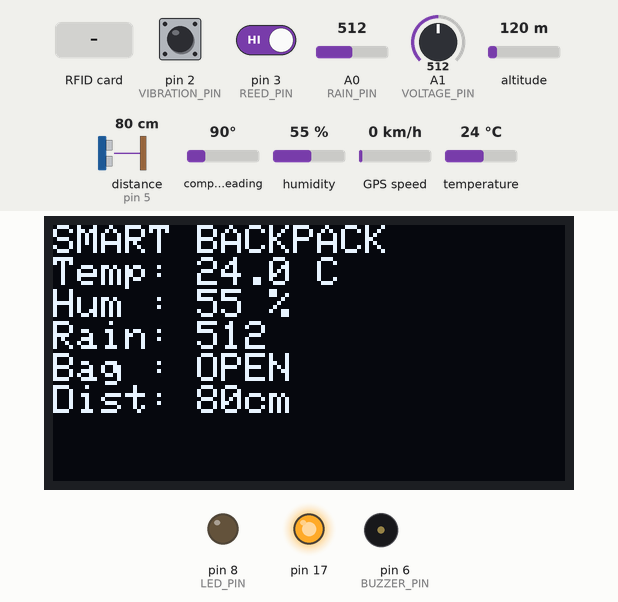
A sketch run on a simulated Arduino Leonardo, built with avr-gcc and run on an emulated ATmega32U4. Shown: 128×64 one-colour display, output pins drawn as LEDs (lit = HIGH), buzzer (waves = sounding, pin HIGH). Wiring (inferred from the names in the program): ultrasonic range finder: trigger pin 4; echo pin 5. The test bench sets the inputs (shaded band); at power-on: pin 3 (REED_PIN) HIGH, A0 (RAIN_PIN) = 512, distance to the obstacle (sensor on pin 5) 80 cm, humidity 55 %, pin 2 (VIBRATION_PIN) HIGH, A1 (VOLTAGE_PIN) = 512, altitude 120 m, compass heading 90°, GPS speed 0 km/h, temperature 24 °C. The echo pulse lasts 58.3 µs per cm; the GPS gets a fix after 3 s at 37.7749, -122.4194 with 8 satellites; pins used as bus, display or sensor lines are not drawn; what the sketch prints to the serial monitor is not drawn.

Above: at 3.3 s.
3.4 s: pin 3 (REED_PIN) driven LOW
At 5.0 s:
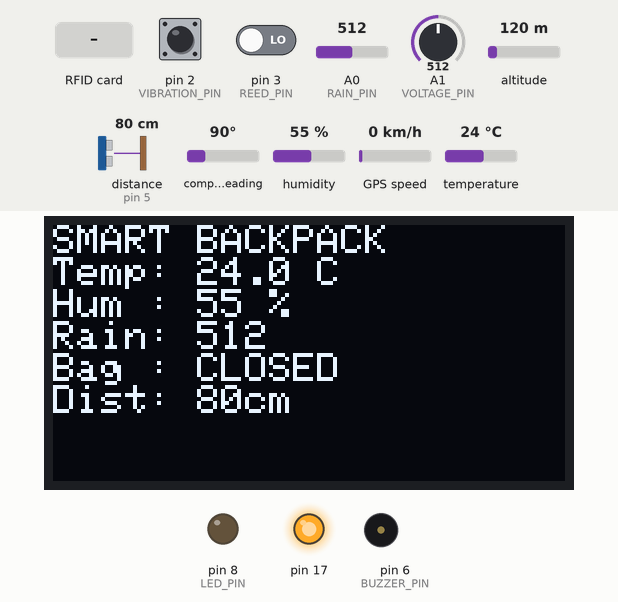
5.9 s: RFID card 5E 7A 19 C4 held to the reader
At 6.7 s:
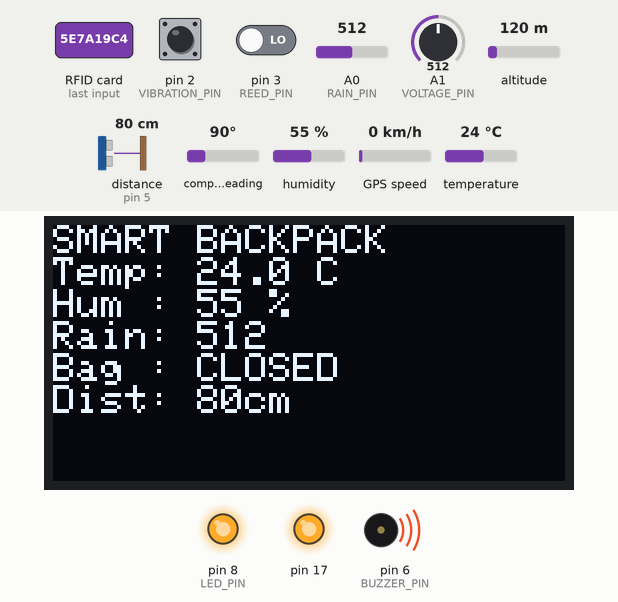
8.3 s: A0 (RAIN_PIN) set to 30
At 10.1 s:
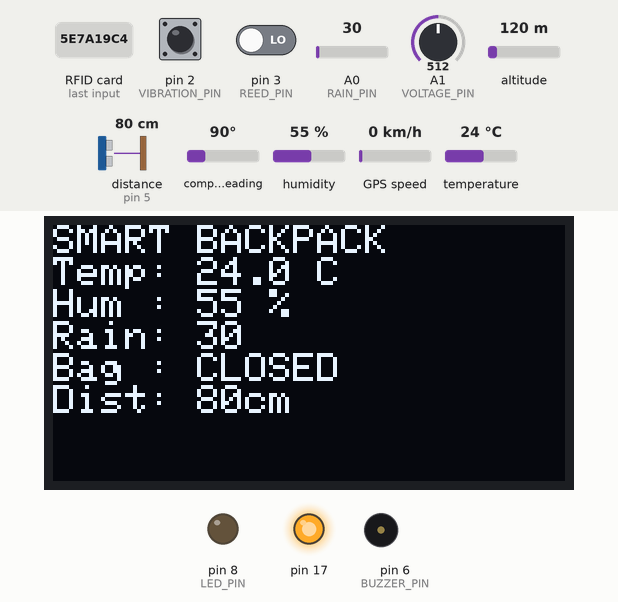
10.5 s: distance to the obstacle (sensor on pin 5) set to 2 cm
At 12.2 s:
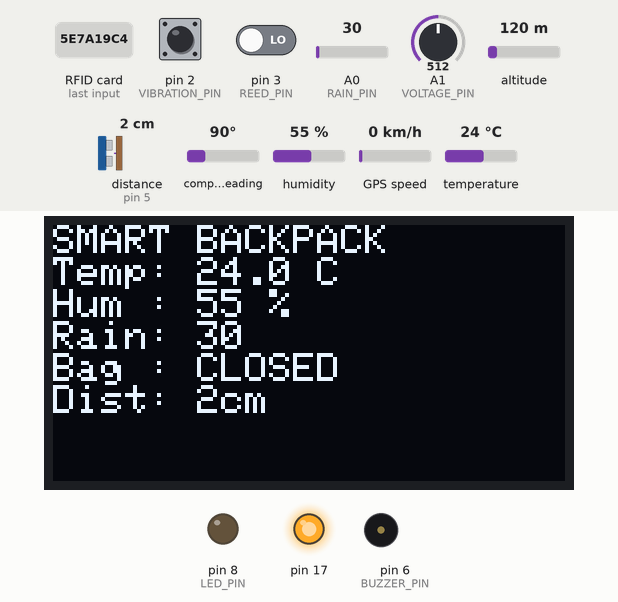
12.7 s: humidity set to 22 %
At 14.1 s:
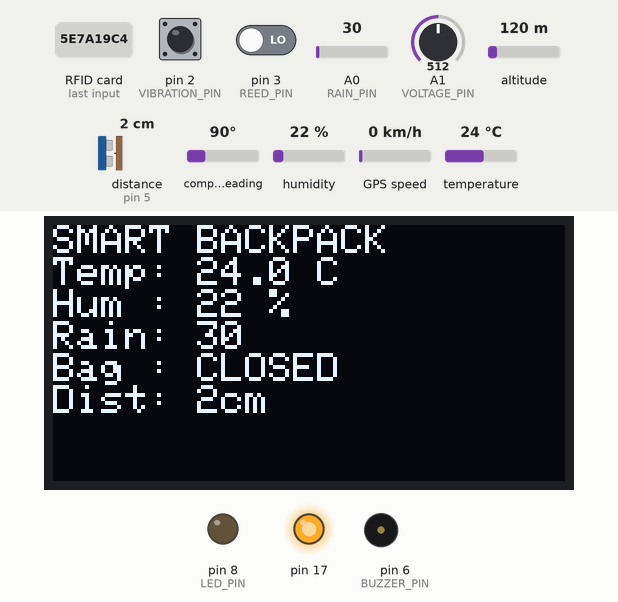
14.9 s: distance to the obstacle (sensor on pin 5) set to 35 cm
At 16.1 s:
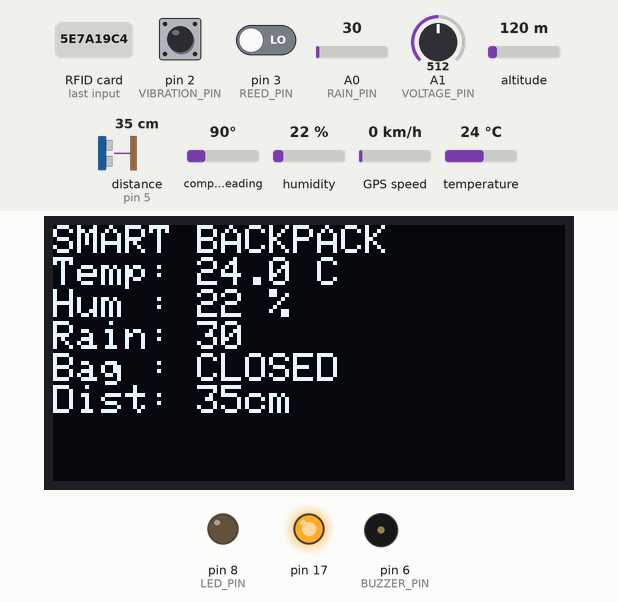
Timing chart, 0 to 17.9 s (numbered marks = the images above; inputs shaded):
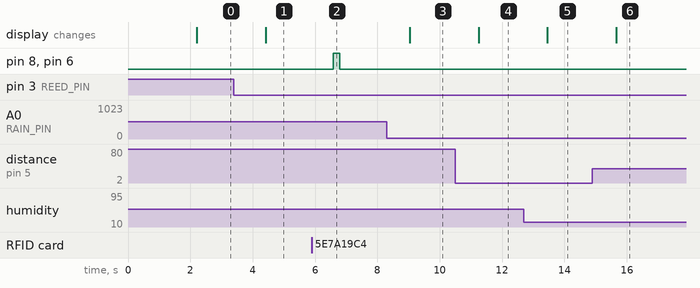

Measured:
- after the input at 3.4 s, the display: changes after 1.0 s (image 1)
- after the input at 5.9 s, pin 8 (LED_PIN), pin 6 (BUZZER_PIN): LOW → HIGH after 0.69 s, → LOW 0.20 s later
- after the input at 8.3 s, the display: changes after 0.74 s (image 3)
- after the input at 10.5 s, the display: changes after 0.75 s (image 4)
- after the input at 12.7 s, the display: changes after 0.76 s (image 5)
- after the input at 14.9 s, the display: changes after 0.76 s (image 6)

The sketch:

fullcode.ino
```cpp
#include <Wire.h>
#include <SPI.h>
#include <DHT.h>
#include <Adafruit_GFX.h>
#include <Adafruit_SSD1306.h>
#include <MFRC522.h>
#include <TinyGPSPlus.h>

// ---------- PINS ----------
#define VIBRATION_PIN 2
#define REED_PIN      3
#define TRIG_PIN      4
#define ECHO_PIN      5
#define BUZZER_PIN    6
#define DHT_PIN       7
#define LED_PIN       8

#define RFID_RST      9
#define RFID_SS       10

#define RAIN_PIN      A0
#define VOLTAGE_PIN   A1

// ---------- DHT ----------
#define DHTTYPE DHT22
DHT dht(DHT_PIN, DHTTYPE);

// ---------- OLED ----------
#define SCREEN_WIDTH 128
#define SCREEN_HEIGHT 64
Adafruit_SSD1306 display(SCREEN_WIDTH, SCREEN_HEIGHT, &Wire, -1);

// ---------- RFID ----------
MFRC522 rfid(RFID_SS, RFID_RST);

// ---------- GPS ----------
TinyGPSPlus gps;

// ---------- SETUP ----------
void setup() {

  Serial.begin(9600);
  Serial1.begin(9600);

  pinMode(VIBRATION_PIN, INPUT);
  pinMode(REED_PIN, INPUT_PULLUP);

  pinMode(TRIG_PIN, OUTPUT);
  pinMode(ECHO_PIN, INPUT);

  pinMode(BUZZER_PIN, OUTPUT);
  pinMode(LED_PIN, OUTPUT);

  digitalWrite(BUZZER_PIN, LOW);
  digitalWrite(LED_PIN, LOW);

  // DHT
  dht.begin();

  // OLED
  Wire.begin();

  if (!display.begin(SSD1306_SWITCHCAPVCC, 0x3C)) {
    Serial.println("OLED FAILED!");
  } else {
    display.clearDisplay();
    display.setTextSize(1);
    display.setTextColor(SSD1306_WHITE);

    display.setCursor(0, 0);
    display.println("SMART BACKPACK");
    display.println("Starting...");
    display.display();
  }

  // RFID
  SPI.begin();
  rfid.PCD_Init();

  Serial.println("==========================");
  Serial.println("SMART BACKPACK SYSTEM");
  Serial.println("Integration Test Started");
  Serial.println("==========================");

  delay(2000);
}

// ---------- LOOP ----------
void loop() {

  // GPS DATA
  while (Serial1.available() > 0) {
    gps.encode(Serial1.read());
  }

  // =========================
  // DHT22
  // =========================

  float temperature = dht.readTemperature();
  float humidity = dht.readHumidity();

  // =========================
  // VIBRATION
  // =========================

  int vibration = digitalRead(VIBRATION_PIN);

  // =========================
  // REED SWITCH
  // =========================

  int reed = digitalRead(REED_PIN);

  // =========================
  // RAIN SENSOR
  // =========================

  int rainValue = analogRead(RAIN_PIN);

  // =========================
  // VOLTAGE SENSOR
  // =========================

  int voltageADC = analogRead(VOLTAGE_PIN);

  float pinVoltage =
      voltageADC * (5.0 / 1023.0);

  float inputVoltage =
      pinVoltage * 5.0;

  // =========================
  // ULTRASONIC
  // =========================

  digitalWrite(TRIG_PIN, LOW);
  delayMicroseconds(2);

  digitalWrite(TRIG_PIN, HIGH);
  delayMicroseconds(10);

  digitalWrite(TRIG_PIN, LOW);

  long duration =
      pulseIn(ECHO_PIN, HIGH, 30000);

  float distance = 0;

  if (duration > 0) {
    distance =
        duration * 0.0343 / 2;
  }

  // =========================
  // SERIAL MONITOR
  // =========================

  Serial.println();
  Serial.println("----- SENSOR DATA -----");

  Serial.print("Temperature: ");
  Serial.print(temperature);
  Serial.println(" C");

  Serial.print("Humidity: ");
  Serial.print(humidity);
  Serial.println(" %");

  Serial.print("Rain: ");
  Serial.println(rainValue);

  Serial.print("Distance: ");
  Serial.print(distance);
  Serial.println(" cm");

  Serial.print("Voltage: ");
  Serial.print(inputVoltage, 2);
  Serial.println(" V");

  // Vibration
  Serial.print("Vibration: ");

  if (vibration == HIGH) {
    Serial.println("DETECTED");
  } else {
    Serial.println("Normal");
  }

  // Reed
  Serial.print("Bag: ");

  if (reed == LOW) {
    Serial.println("CLOSED");
  } else {
    Serial.println("OPEN");
  }

  // =========================
  // GPS
  // =========================

  Serial.print("GPS: ");

  if (gps.location.isValid()) {

    Serial.print(
      gps.location.lat(), 6);

    Serial.print(", ");

    Serial.println(
      gps.location.lng(), 6);

  } else {

    Serial.print("Waiting for fix");

    Serial.print(" | Satellites: ");

    if (gps.satellites.isValid()) {
      Serial.println(
        gps.satellites.value());
    } else {
      Serial.println(0);
    }
  }

  // =========================
  // RFID
  // =========================

  if (rfid.PICC_IsNewCardPresent() &&
      rfid.PICC_ReadCardSerial()) {

    Serial.print("RFID UID: ");

    for (byte i = 0;
         i < rfid.uid.size;
         i++) {

      if (rfid.uid.uidByte[i] < 0x10)
        Serial.print("0");

      Serial.print(
        rfid.uid.uidByte[i],
        HEX);

      if (i <
          rfid.uid.size - 1)
        Serial.print(" ");
    }

    Serial.println();

    // Short confirmation alert
    digitalWrite(LED_PIN, HIGH);
    digitalWrite(BUZZER_PIN, HIGH);

    delay(200);

    digitalWrite(LED_PIN, LOW);
    digitalWrite(BUZZER_PIN, LOW);

    rfid.PICC_HaltA();
    rfid.PCD_StopCrypto1();
  }

  // =========================
  // OLED DISPLAY
  // =========================

  display.clearDisplay();

  display.setCursor(0, 0);
  display.println("SMART BACKPACK");

  display.print("Temp: ");
  display.print(temperature, 1);
  display.println(" C");

  display.print("Hum : ");
  display.print(humidity, 0);
  display.println(" %");

  display.print("Rain: ");
  display.println(rainValue);

  display.print("Bag : ");

  if (reed == LOW)
    display.println("CLOSED");
  else
    display.println("OPEN");

  display.print("Dist: ");
  display.print(distance, 0);
  display.println("cm");

  display.display();

  delay(1000);
}
```
